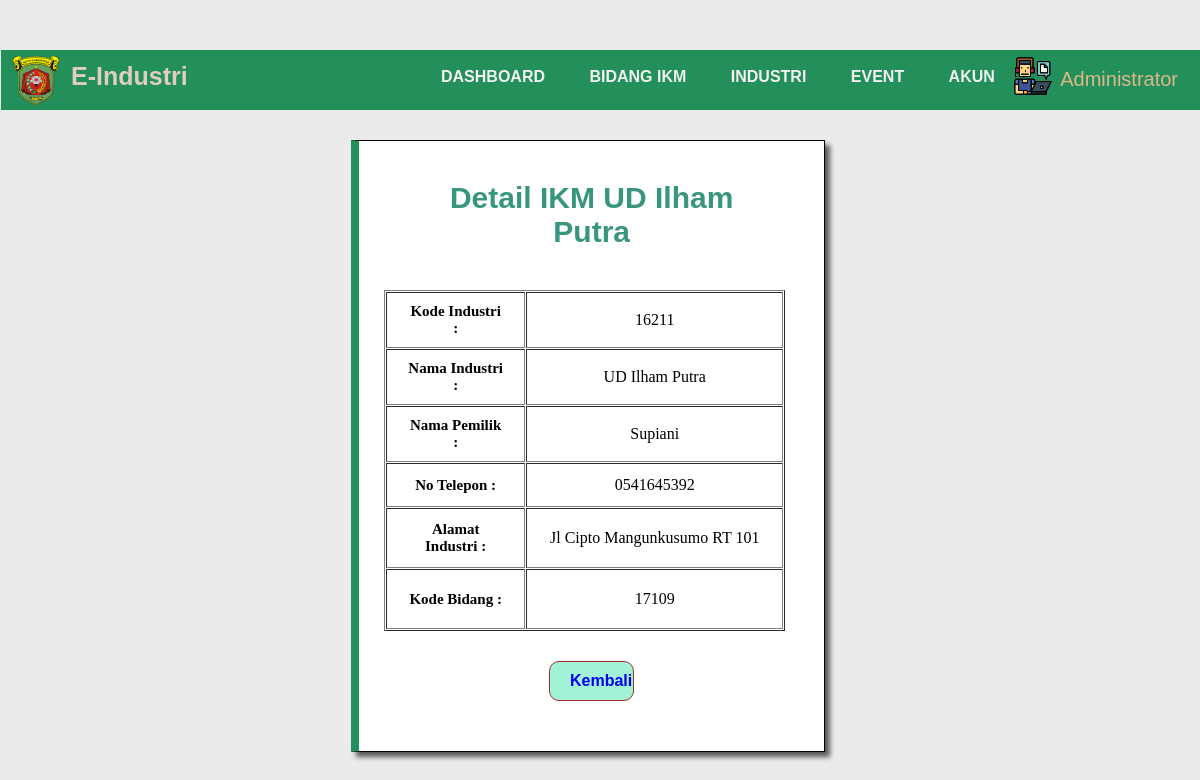
/admin/detail_industri.php?kode_industri=16211 (signed in), run on the app's committed database.
### tables this page shows
CREATE TABLE `ikm` (
  `kode_industri` int(11) NOT NULL,
  `nama_industri` varchar(30) NOT NULL,
  `nama_pemilik` varchar(30) NOT NULL,
  `kontak` varchar(30) NOT NULL,
  `alamat_industri` text NOT NULL,
  `kode_kecamatan` int(11) NOT NULL,
  `kode_bidang` int(11) NOT NULL
);

### admin/detail_industri.php (the view, shortened to what this page needs)
<?php
	include '../konek.php';
	if (isset($_SESSION['superadmin'])) {
		$kodeindustri = $_GET['kode_industri'];
		$query = $konek->query("SELECT * FROM `ikm` WHERE kode_industri = '".$kodeindustri."'");
		$num = $query->num_rows;
		if ($num == 1) {
			$row = $query->fetch_assoc();
		} else {
			header("location:industri.php");
		}
	} else {
		header("location:../login.php");
	}
    ?>
<!DOCTYPE html>
<html lang="en">
<head>
	<link href="../css/tambah_data.css" rel="stylesheet" type="text/css" />
</head>
<body>
		<div class="header-admin">
				<div class="corner-header">
					<li class="logo-admin"><img src="../image/dinas_kaltim.png" alt="" style="width: 50px;"></li>
					<ul class="title-app">E-Industri</ul>
					<ul class="navbar-admin">
						<li><a href="admin-dashboard.php">Dashboard</a></li>
						<li><a href="bidang_ikm.php">Bidang IKM</a></li>
						<li><a href="industri.php">Industri</a></li>
						<li><a href="event.php">Event</a></li>
						<li><a href="akun.php">Akun</a></li>
					</ul>
				</div>
				<div class="ikon-profil">
				<img src="../image/worker.png">
				<li class="dropdown" style="margin-right: -165px">Administrator
				</li>
			</div>
		</div>
        <div class="form-konten">
			<div class="pad-tambah" style="height: fit-content; margin-bottom: 30px">
			<h2>Detail IKM <?= $row['nama_industri'] ?> </h2>
            <br><br>
            <table style="width: 110%;overflow-x: scroll;margin-left: -25px" cellpadding="1" cellspacing="1" border="1px" >
					<tr>
						<td style="width: 30%;font-weight:700;padding: 10px 20px;text-align: center;font-size: 15px;background-color: white">Kode Industri :</td>
						<td style="width: 40%;padding: 5px 20px;text-align: center;background-color: white"><?= $row['kode_industri'] ?></td>
					</tr>
                    <tr>
                        <td style="width: 35%;font-weight:700;padding: 10px 20px;text-align: center;font-size: 15px;background-color: white">Nama Industri :</td>
                        <td style="width: 65%;padding: 15px 20px;text-align: center;background-color: white"><?= $row['nama_industri'] ?></td>
                    </tr>
                    <tr>
						<td style="width: 35%;font-weight:700;padding: 10px 20px;text-align: center;font-size: 15px;background-color: white">Nama Pemilik :</td>
						<td style="width: 65%;padding: 12px 20px;text-align: center;background-color: white"><?= $row['nama_pemilik'] ?></td>
					</tr>
                    <tr>
						<td style="width: 35%;font-weight:700;padding: 10px 20px;text-align: center;font-size: 15px;background-color: white">No Telepon :</td>
						<td style="width: 65%;padding: 12px 20px;text-align: center;background-color: white"><?= $row['kontak'] ?></td>
					</tr>
					<tr>
						<td style="width: 35%;font-weight:700;padding: 10px 20px;text-align: center;font-size: 15px;background-color: white">Alamat Industri :</td>
						<td style="width: 65%;padding: 20px 20px;text-align: center;background-color: white"><?= $row['alamat_industri'] ?></td>
					</tr>
                    <tr>
						<td style="width: 35%;font-weight:700;padding: 10px 20px;text-align: center;font-size: 15px;background-color: white">Kode Bidang :</td>
						<td style="width: 65%;padding: 20px 20px;text-align: center;background-color: white"><?= $row['kode_bidang'] ?></td>
					</tr>
				</table>
				<div style="text-align:center; margin-left: 40px; margin-right: 40px;  margin-top: 30px;">
					<button style="padding: 10px 20px;border: 1px solid;font-weight: bold;border-radius: 10px;font-size: 16px;background: #6aebbea0;color: brown; width: 30%;"><a href="industri.php" style="text-decoration: none;">Kembali</a></button>
				</div>
		</div>
	</div>
</body>
</html>

### css/tambah_data.css (style rules this page uses)
*, *:before, *:after { box-sizing: border-box; }
body { background-color: rgb(236, 235, 235); }
.header-admin { position: fixed; background: rgb(35, 144, 91); width: 101%; height: 60px; margin-left: -7px; margin-right: 10px; margin-top: -15%; }
.logo-admin { display: block; margin-left: 10px; margin-top: 4px; }
.title-app { margin-top: -55px; margin-left: 30px; color: #e0cdc3; font-weight: 900; font-size: 25px; font-family:'Trebuchet MS', 'Lucida Sans Unicode', 'Lucida Grande', 'Lucida Sans', Arial, sans-serif; margin-right: 10px; }
.navbar-admin { margin-left: 400px; margin-bottom: -20px; margin-top: -53px; padding: 0px; text-transform: uppercase; font-family: 'Gill Sans', 'Gill Sans MT', Calibri, 'Trebuchet MS', sans-serif; font-weight: bolder; }
.corner-header { background-color:white(44, 44, 44); color: Black; }
.corner-header img { width: 70px; display: block; margin-bottom: 10px; }
.corner-header ul li { margin-left: 30px; display:inline-block; font-size: 16px; margin-top: 5px; }
.corner-header a { color:rgb(243, 241, 241); text-decoration: none; transition: .3s; font-family:Verdana, Geneva, Tahoma, sans-serif; margin-top: 10px; margin-left: 10px; }
.ikon-profil { position:relative; line-height:3; margin:0; padding:0; list-style-type:none; list-style-position:inside; z-index: 2; }
.ikon-profil img { width: 40px; float: right; margin-right: 160px; margin-top: -10px; }
.dropdown { color: burlywood; float: right; margin-right: -130px; font-size: 20px; font-family: 'Franklin Gothic Medium', 'Arial Narrow', Arial, sans-serif; margin-top: -17px; text-transform: capitalize; }
.form-konten { margin-top: 230px; margin-bottom: 10px; text-align: center; width: 100%; }
.form-konten h2 { font-size: 30px; margin-bottom: 5px; width: 100%; text-align: center; font-weight:bold; margin-top: -10px; color: rgb(55, 150, 125); font-family:'Gill Sans', 'Gill Sans MT', Calibri, 'Trebuchet MS', sans-serif }
.pad-tambah { margin-top: -90px; float: left; height: 390px; background-color: #ffffff; text-align: center; width: 40%; background-size:cover; background-position:0 -500px; border: 1px solid black; box-shadow:5px 5px 5px rgb(90, 89, 89); padding: 50px; margin-left: 29%; margin-bottom: -10px; border-left: 8px solid rgb(35, 144, 91); }

### data on the page
ikm: nama_industri "UD Ilham Putra", kode_industri "16211", nama_pemilik "Supiani", kontak "0541645392", alamat_industri "Jl Cipto Mangunkusumo RT 101", kode_bidang "17109"
